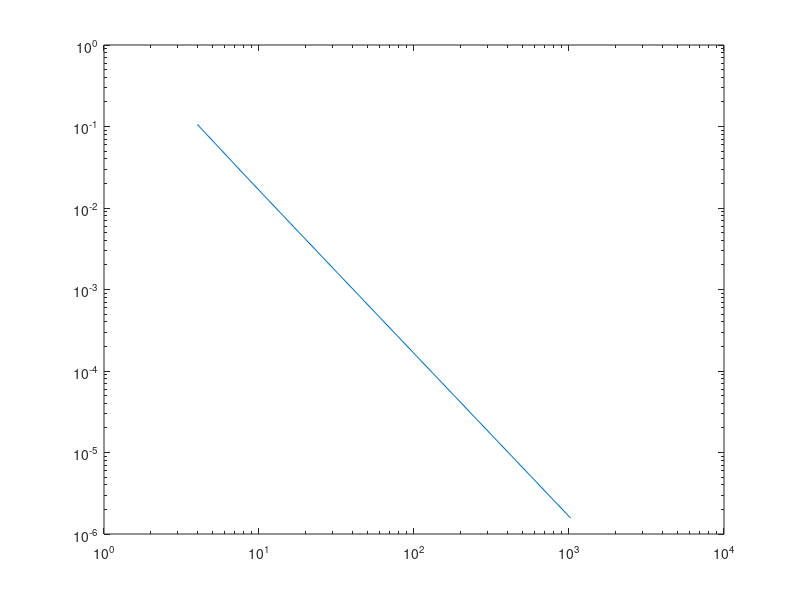

The MATLAB source for this figure:

%function second_central_df (f,x)
f=@(x) -(pi^2)*cos(pi*x);
ff=@(x) -cos(pi*x)-1;

a=0;
b=1;
N=[];
h=[];
format long

cdf=[];
 for i=2:10
        N(i-1) = 2^i;   
 end
 for k=1:length(N)
    h(k)=(b-a)/N(k);
 end
for j=1:length(N)
    F=[];
    FF=[];
    x=linspace(0,1,N(j)+1);
    x_=x(1:end-1);
    for i=1:N(j)
        F(i)=f(x_(i));
    end
    for(i=1:N(j))
         FF(i)=ff(x(i));
    end
F=F';
A=full(gallery('tridiag',N(j),1,-2,1));
A(1:1)=-1;
F(1)=f(a)/2;
F=-(h(j)^2)*F;
U=linsolve(A,F)
FF=FF'
errn(j)=max(abs(FF-U));
end
errn'

figure();
loglog(N,errn)

